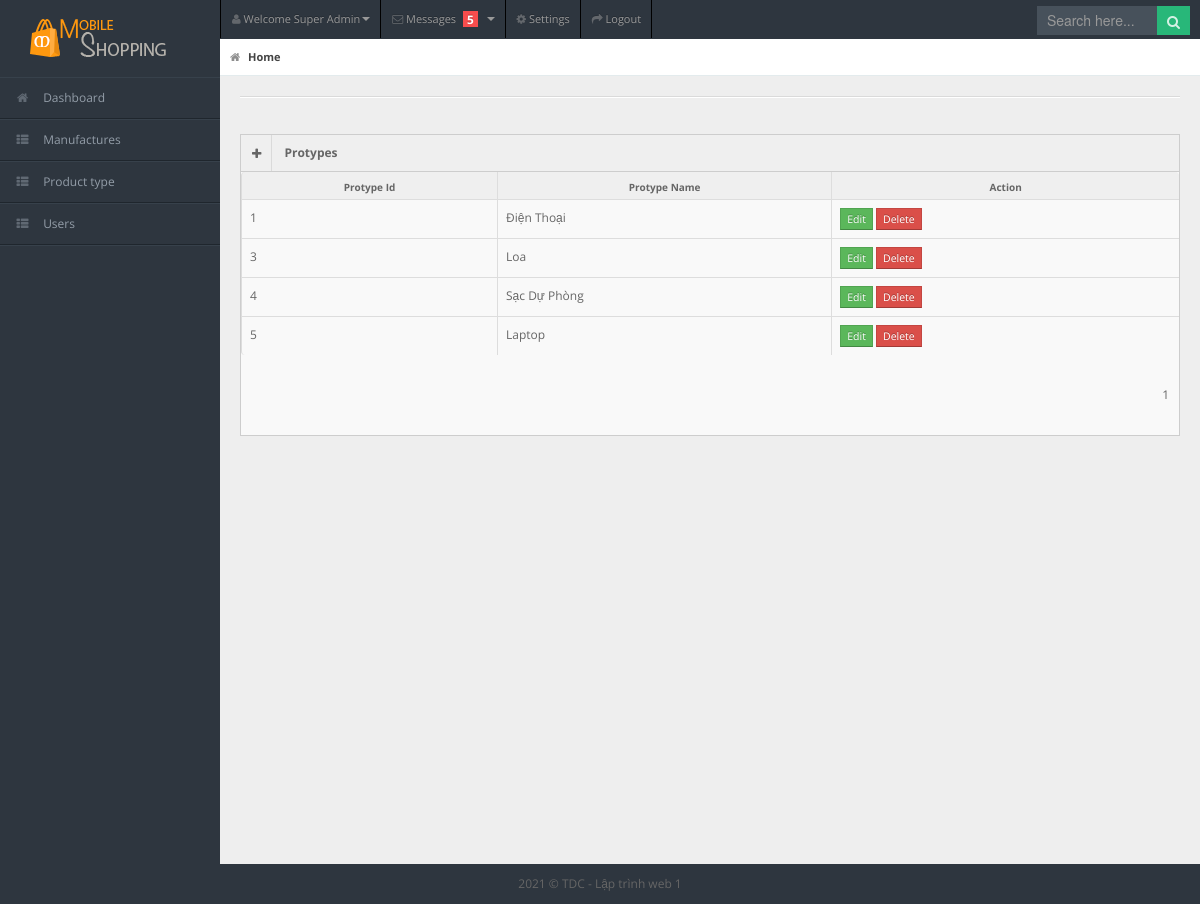
/admin/protypes.php (signed in), run on the app's committed database.
### tables this page shows
CREATE TABLE IF NOT EXISTS `protypes` (
  `type_id` int(11) NOT NULL AUTO_INCREMENT,
  `type_name` varchar(100) NOT NULL,
  PRIMARY KEY (`type_id`)
);

### admin/models/db.php (called while the page is built, shortened)
<?php    session_start();
class Db
{
    public static $connection;
    public function __construct()
    {
        if (!self::$connection) {
            self::$connection = new mysqli(DB_HOST, DB_USER, DB_PASSWORD, DB_NAME,PORT);
            self::$connection->set_charset(DB_CHARSET);
        }
        return self::$connection;
    }
}

### admin/protypes.php (the view, shortened to what this page needs)
<?php include 'header.php'  ?>
<?php
$page=1;
$perpage =5;
$Protype = new Protype;
$getAllProtype = $Protype ->getAllProtype($page,$perpage);
$totals=  count( $Protype ->getProtypefacture   ());
?>
<div class="widget-box">
                        <div class="widget-title"> <span class="icon"><a href="AddProtypes.php"> <i class="icon-plus"></i>
                                </a></span>
                            <h5>Protypes</h5>
                        </div>
                        <div class="widget-content nopadding">
                            <table class="table table-bordered table-striped">
                                <thead>
                                    <tr>
                                        <th>Protype Id</th>
                                        <th>Protype Name</th>
                                        <th>Action</th>
                                    </tr>
                                </thead>
                                <tbody>
                                <?php  foreach($getAllProtype as $item)
                                    {?>
                                    <tr class="">
                                        <td><?= $item['type_id'] ?></td>
                                        <td><?= $item['type_name'] ?></td>
                                        <td>
                                            <a  href="editProtype.php?keytype=<?=$item['type_id']?>" class="btn btn-success btn-mini">Edit</a>
                                            <form action="" method="">
                                            <a href="delete.php?keytype=<?=$item['type_id']?>" class="btn btn-danger btn-mini">Delete</a>
                                            </form>
                                        </td>
                                    </tr>
                                    <?php }?>
                                </tbody>
                            </table>
                            <div class="row" style="margin-left: 18px;">
                                <ul class="pagination">
                                <?= $Protype ->phanTrang($page,$perpage,$totals);?>
                                </ul>
                            </div>
                        </div>
                    </div>
                </div>
            </div>
        </div>
    </div>
    <div class="row-fluid">
        <div id="footer" class="span12"> 2021 &copy; TDC - Lập trình web 1</div>
    </div>
</body>
</html>

### admin/css/matrix-style.css (style rules this page uses)
* { outline:none !important; -moz-outline: none !important; }
html, body { height:100% }
body { overflow-x: hidden; margin-top: -10px; font-family: 'Open Sans', sans-serif; font-size:12px; color:#666; }
a { color:#666; }
select, textarea, input[type="text"], input[type="password"], input[type="datetime"], input[type="datetime-local"], input[type="date"], input[type="month"], input[type="time"], input[type="week"], input[type="number"], input[type="email"], input[type="url"], input[type="search"], input[type="tel"], input[type="color"], .uneditable-input, .label, .dropdown-menu, .btn, .well, .progress, .table-bordered, .btn-group > .btn:first-child, .btn-group > .btn:last-child, .btn-group > .btn:last-child, .btn-group > .dropdown-toggle, .alert { border-radius:0px; }
.btn, textarea, input[type="text"], input[type="password"], input[type="datetime"], input[type="datetime-local"], input[type="date"], input[type="month"], input[type="time"], input[type="week"], input[type="number"], input[type="email"], input[type="url"], input[type="search"], input[type="tel"], input[type="color"], .uneditable-input { box-shadow:none; }
.progress, .progress-success .bar, .progress .bar-success, .progress-warning .bar, .progress .bar-warning, .progress-danger .bar, .progress .bar-danger, .progress-info .bar, .progress .bar-info, .btn, .btn-primary { background-image:none; }
#footer { padding:10px; text-align:center; }
.table-striped form { display: inline; }
.stat-boxes .peity_bar_good, .stat-boxes .peity_line_good, { color: #459D1C; }
.widget-box { background: none repeat scroll 0 0 #F9F9F9; border-left: 1px solid #CDCDCD; border-top: 1px solid #CDCDCD; border-right: 1px solid #CDCDCD; clear: both; margin-top: 16px; margin-bottom: 16px; position: relative; }
.widget-title, .modal-header, .table th, div.dataTables_wrapper .ui-widget-header { background:#efefef; border-bottom: 1px solid #CDCDCD; height: 36px; }
.widget-title span.icon { padding: 9px 10px 7px 11px; float: left; border-right:1px solid #dadada; }
.widget-title h5 { color: #666; float: left; font-size: 12px; font-weight: bold; padding: 12px; line-height: 12px; margin: 0; }
.widget-content { padding:15px; border-bottom: 1px solid #cdcdcd; }
.table th { height: auto; font-size: 10px; padding: 5px 10px 2px; border-bottom: 0; text-align: center; color: #666666; }
.nopadding { padding: 0 !important; }
.nopadding .table { margin-bottom: 0; }
.nopadding .table-bordered { border: 0; }
form { margin-bottom: 0; }

### admin/css/matrix-media.css (style rules this page uses)
body { background:#2E363F; }

### admin/header.php (style rules this page uses)
ul.pagination { list-style: none; float: right; }

### data on the page
protypes: type_id "1", type_name "Điện Thoại"
protypes: type_id "3", type_name "Loa"
protypes: type_id "4", type_name "Sạc Dự Phòng"
protypes: type_id "5", type_name "Laptop"
